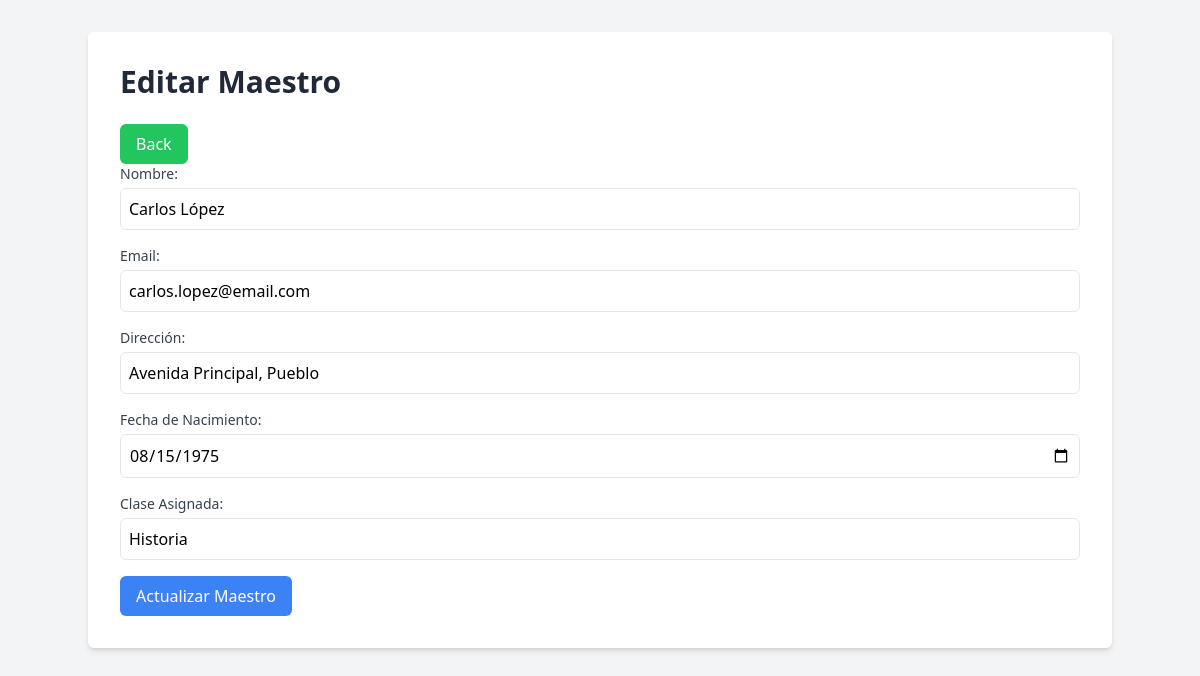
The page /maestros/edit?id=2 (signed in) on the database its author committed.
### tables this page shows
CREATE TABLE `maestros` (
  `id` int(11) NOT NULL,
  `Nombre` varchar(255) DEFAULT NULL,
  `Email` varchar(255) DEFAULT NULL,
  `Direccion` varchar(255) DEFAULT NULL,
  `FechaNacimiento` date DEFAULT NULL,
  `ClaseAsignada` varchar(255) DEFAULT NULL
);

### controllers/MaestrosController.php (called while the page is built, shortened)
<?php
class MaestroController
{
    protected $model;
    public function __construct()
    {
        $this->model = new MaestroModel();
    }
    public function edit($id)
    {
        $maestro = $this->model->find($id);
        include $_SERVER["DOCUMENT_ROOT"] . "/views/admin/maestros/edit.php";
    }
}

### config/database.php (called while the page is built)
<?php
return [
    "host" => "localhost",
    "dbname" => "university_db",
    "username" => "root",
    "password" => "",
];

### models/Model.php (called while the page is built, shortened)
<?php
class Model
{
    private $db;
    protected $table;
    public function __construct()
    {
        $config = include($_SERVER["DOCUMENT_ROOT"] . "/config/database.php");
        try {
            $this->db = new mysqli(
                $config["host"],
                $config["username"],
                $config["password"],
                $config["dbname"]
            );
        } catch (mysqli_sql_exception $e) {
            echo "Error: " . $e->getMessage();
        }
    }
    public function find($id)
    {
        $res = $this->db->query("SELECT * FROM {$this->table} WHERE id = $id");
        $data = $res->fetch_assoc();
        return $data;
    }
}
?>

### views/admin/maestros/edit.php (the view, shortened to what this page needs)
<!DOCTYPE html>
<html lang="es">
<head>
    <link href="/dist/output.css" rel="stylesheet">
</head>
<body class="bg-gray-100">
    <div class="container mx-auto my-8 p-8 bg-white shadow-md rounded-md">
        <h1 class="text-3xl font-bold mb-6 text-gray-800">Editar Maestro</h1>
        <a href="/maestros"
            class="inline-block bg-green-500 hover:bg-green-600 text-white py-2 px-4 rounded-md transition-colors duration-300">Back</a>
        <form action="/maestros/update" method="POST" class="space-y-4">
            <div>
                <label for="nombre" class="block text-sm font-medium text-gray-700">Nombre:</label>
                <input type="text" name="nombre" value="<?php echo $maestro['Nombre']; ?>"
                    class="mt-1 p-2 w-full border rounded-md" required>
            </div>
            <div>
                <label for="email" class="block text-sm font-medium text-gray-700">Email:</label>
                <input type="email" name="email" value="<?php echo $maestro['Email']; ?>"
                    class="mt-1 p-2 w-full border rounded-md" required>
            </div>
            <div>
                <label for="direccion" class="block text-sm font-medium text-gray-700">Dirección:</label>
                <input type="text" name="direccion" value="<?php echo $maestro['Direccion']; ?>"
                    class="mt-1 p-2 w-full border rounded-md">
            </div>
            <div>
                <label for="FechaNacimiento" class="block text-sm font-medium text-gray-700">Fecha de
                    Nacimiento:</label>
                <input type="date" name="FechaNacimiento" value="<?php echo $maestro['FechaNacimiento']; ?>"
                    class="mt-1 p-2 w-full border rounded-md">
            </div>
            <div>
                <label for="ClaseAsignada" class="block text-sm font-medium text-gray-700">Clase Asignada:</label>
                <input type="text" name="ClaseAsignada" value="<?php echo $maestro['ClaseAsignada']; ?>"
                    class="mt-1 p-2 w-full border rounded-md">
            </div>
            <button type="submit"
                class="bg-blue-500 text-white py-2 px-4 rounded-md hover:bg-blue-600 focus:outline-none focus:shadow-outline-blue active:bg-blue-800">
                Actualizar Maestro
            </button>
        </form>
    </div>
</body>
</html>

### rows shown on the page
maestros: nombre "Carlos López", email "carlos.lopez@email.com", direccion "Avenida Principal, Pueblo", FechaNacimiento "08/15/1975", ClaseAsignada "Historia"
